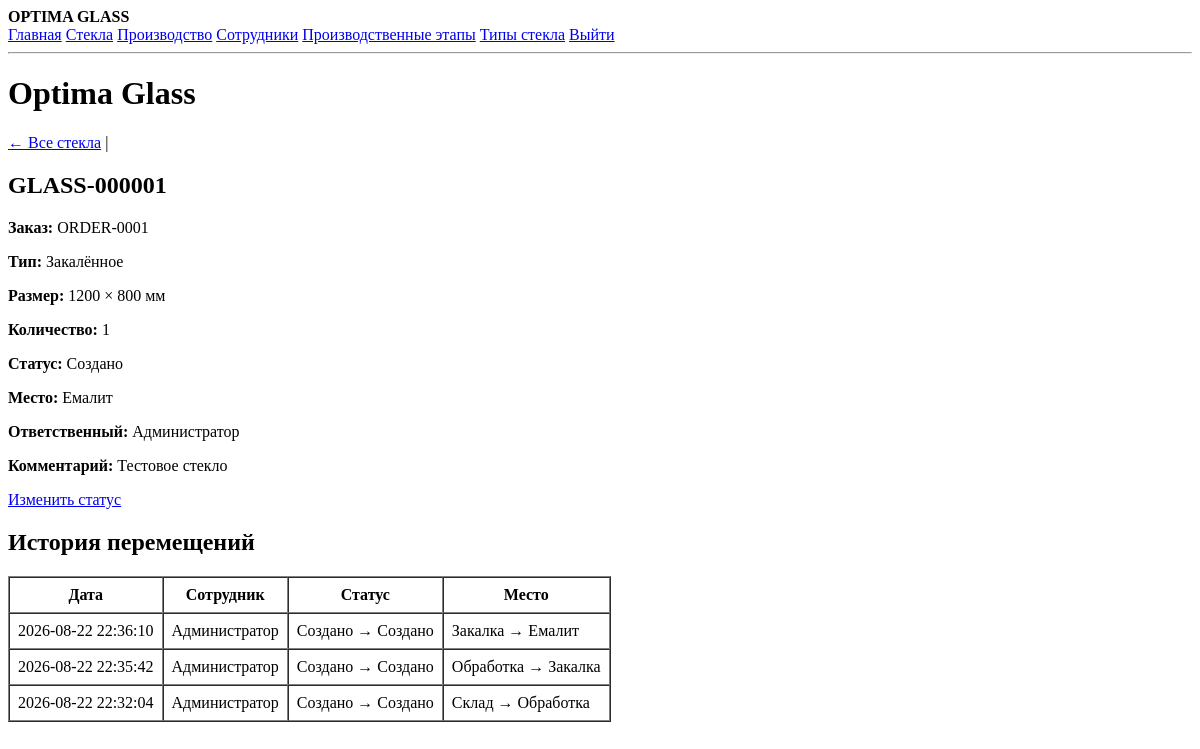
Page /glass.php?code=GLASS-000001 (signed in) on the earlier database version.
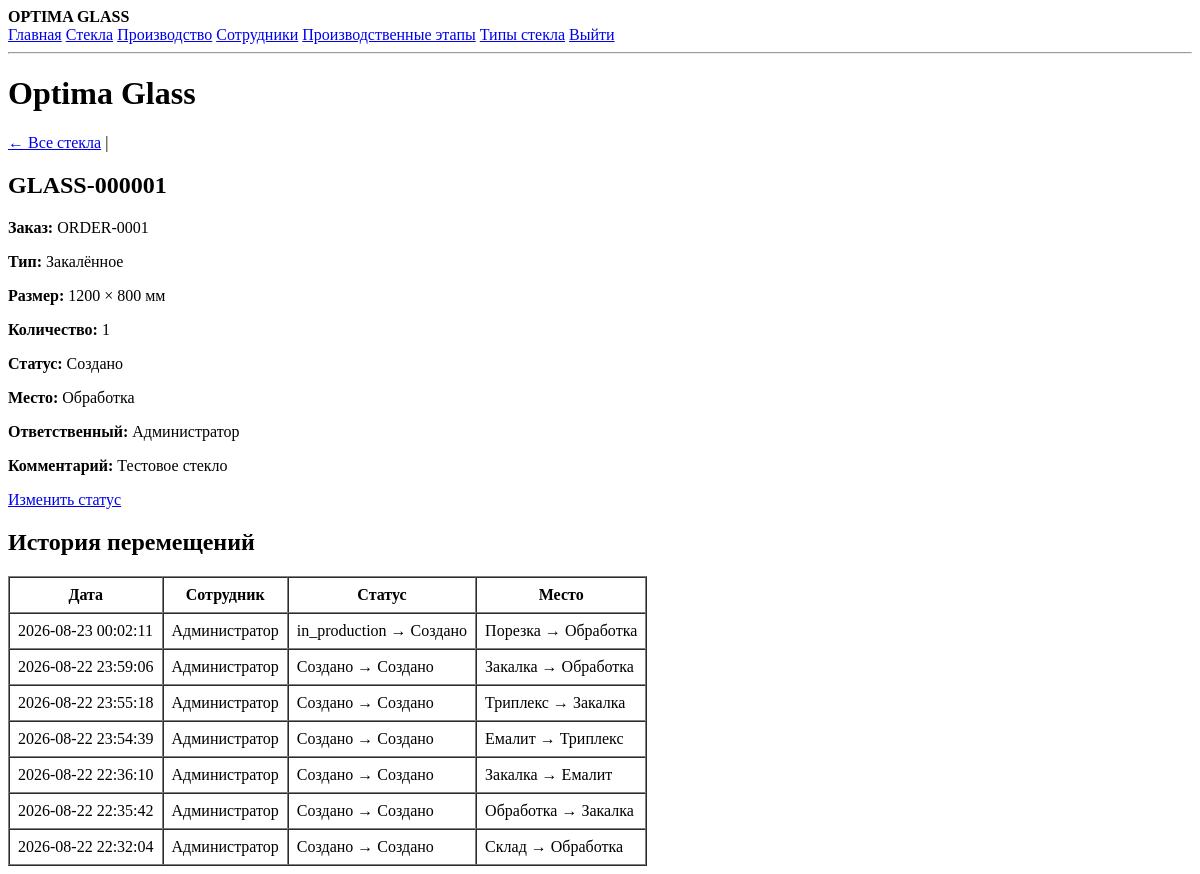
Same page on the later database version.
### tables this page shows
CREATE TABLE glasses (
        id INTEGER PRIMARY KEY AUTOINCREMENT,
        code TEXT NOT NULL UNIQUE,
        order_number TEXT,
        glass_type TEXT,
        width INTEGER,
        height INTEGER,
        quantity INTEGER NOT NULL DEFAULT 1,
        status TEXT NOT NULL DEFAULT 'created',
        current_location TEXT,
        employee_id INTEGER,
        comment TEXT,
        created_at TEXT NOT NULL DEFAULT CURRENT_TIMESTAMP,
        updated_at TEXT NOT NULL DEFAULT CURRENT_TIMESTAMP, order_id INTEGER, order_item_id INTEGER, thickness REAL, route_id INTEGER, current_step_id INTEGER,
        FOREIGN KEY (employee_id) REFERENCES users(id)
    );

CREATE TABLE glass_history (
        id INTEGER PRIMARY KEY AUTOINCREMENT,
        glass_id INTEGER NOT NULL,
        employee_id INTEGER NOT NULL,
        old_status TEXT,
        new_status TEXT NOT NULL,
        old_location TEXT,
        new_location TEXT,
        comment TEXT,
        created_at TEXT NOT NULL DEFAULT CURRENT_TIMESTAMP,
        FOREIGN KEY (glass_id) REFERENCES glasses(id),
        FOREIGN KEY (employee_id) REFERENCES users(id)
    );

CREATE TABLE users (
        id INTEGER PRIMARY KEY AUTOINCREMENT,
        name TEXT NOT NULL,
        email TEXT NOT NULL UNIQUE,
        password TEXT NOT NULL,
        role TEXT NOT NULL DEFAULT 'employee',
        active INTEGER NOT NULL DEFAULT 1,
        created_at TEXT NOT NULL DEFAULT CURRENT_TIMESTAMP
    );

### public/glass.php (the view, shortened to what this page needs)
<?php
require __DIR__ . '/../src/db.php';
$code = trim($_GET['code'] ?? '');
$stmt = $db->prepare("
    SELECT
        g.*,
        u.name AS employee_name
    FROM glasses g
    LEFT JOIN users u ON u.id = g.employee_id
    WHERE g.code = :code
    LIMIT 1
");
$stmt->execute([':code' => $code]);
$glass = $stmt->fetch();
$historyStmt = $db->prepare("
    SELECT
        h.created_at,
        h.old_status,
        h.new_status,
        h.old_location,
        h.new_location,
        u.name AS employee_name
    FROM glass_history h
    LEFT JOIN users u ON u.id = h.employee_id
    WHERE h.glass_id = :glass_id
    ORDER BY h.id DESC
");
$historyStmt->execute([':glass_id' => $glass['id']]);
$history = $historyStmt->fetchAll();
function statusLabel(string $status): string
{
    return match ($status) {
        'created' => 'Создано',
        'production' => 'В производстве',
        'ready' => 'Готово',
        'warehouse' => 'На складе',
        'delivery' => 'Доставляется',
        'installed' => 'Установлено',
        'cancelled' => 'Отменено',
        default => $status,
    };
}
function e(?string $value): string
{
    return htmlspecialchars($value ?? '', ENT_QUOTES, 'UTF-8');
}
?>
<!DOCTYPE html>
<html lang="ru">
<head>
</head>
<body>
    <?php require __DIR__ . '/../src/partials/header.php'; ?>
    <h1>Optima Glass</h1>
    <p>
        <a href="/glasses.php">← Все стекла</a> |
    </p>
    <h2><?= e($glass['code']) ?></h2>
    <p><strong>Заказ:</strong> <?= e($glass['order_number']) ?></p>
    <p><strong>Тип:</strong> <?= e($glass['glass_type']) ?></p>
    <p><strong>Размер:</strong> <?= (int) $glass['width'] ?> × <?= (int) $glass['height'] ?> мм</p>
    <p><strong>Количество:</strong> <?= (int) $glass['quantity'] ?></p>
    <p><strong>Статус:</strong> <?= e(statusLabel($glass['status'])) ?></p>
    <p><strong>Место:</strong> <?= e($glass['current_location']) ?></p>
    <p><strong>Ответственный:</strong> <?= e($glass['employee_name'] ?? 'Не назначен') ?></p>
    <p><strong>Комментарий:</strong> <?= e($glass['comment']) ?></p>
    <p><a href="/update_glass.php?code=<?= urlencode($glass['code']) ?>">Изменить статус</a></p>
    <h2>История перемещений</h2>
    <?php if (!$history): ?>
        <p>История пока пуста.</p>
    <?php else: ?>
        <table border="1" cellpadding="8" cellspacing="0">
            <thead>
                <tr>
                    <th>Дата</th>
                    <th>Сотрудник</th>
                    <th>Статус</th>
                    <th>Место</th>
                </tr>
            </thead>
            <tbody>
                <?php foreach ($history as $item): ?>
                    <tr>
                        <td>
                            <?= e($item['created_at']) ?>
                        </td>
                        <td>
                            <?= e($item['employee_name'] ?? 'Неизвестно') ?>
                        </td>
                        <td>
                            <?= e(statusLabel($item['old_status'])) ?>
                            →
                            <?= e(statusLabel($item['new_status'])) ?>
                        </td>
                        <td>
                            <?= e($item['old_location'] ?? '—') ?>
                            →
                            <?= e($item['new_location']) ?>
                        </td>
                    </tr>
                <?php endforeach; ?>
            </tbody>
        </table>
    <?php endif; ?>
</body>
</html>

Differences in the rows shown:
changed glasses "GLASS-000001": current_location "Емалит" → "Обработка"
added glass_history: created_at "2026-08-23 00:02:11", employee.name "Администратор", old_status "in_production", new_status "Создано", old_location "Порезка", new_location "Обработка"
added glass_history: created_at "2026-08-22 23:59:06", employee.name "Администратор", old_status "Создано", new_status "Создано", old_location "Закалка", new_location "Обработка"
added glass_history: created_at "2026-08-22 23:55:18", employee.name "Администратор", old_status "Создано", new_status "Создано", old_location "Триплекс", new_location "Закалка"
added glass_history: created_at "2026-08-22 23:54:39", employee.name "Администратор", old_status "Создано", new_status "Создано", old_location "Емалит", new_location "Триплекс"
